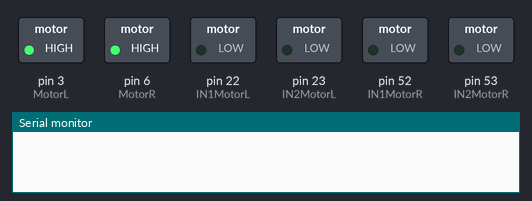
Bench run of a sketch on a simulated Arduino Mega 2560, built with avr-gcc and run on an emulated ATmega2560. On the bench: switched loads named in the sketch (green lamp = pin HIGH), the last lines printed to the serial monitor.

Above: at 0.1 s.
At 5.1 s:
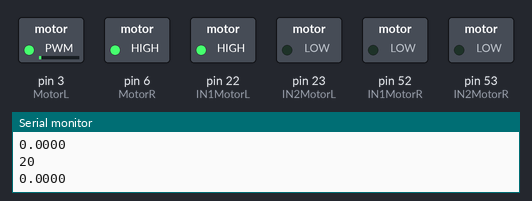
Timing chart, 0 to 16.5 s (numbered marks = the images above):
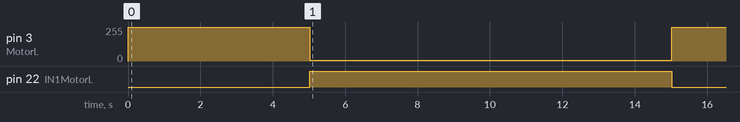

Measured:
- by itself, pin 3 (MotorL): 255/255 → 6/255 at 5.0 s, → 255/255 10.0 s later
- by itself, pin 22 (IN1MotorL): LOW → HIGH at 5.0 s, → LOW 10.0 s later

The sketch:

CaracterisationVitessePWM.ino
```cpp
/**
 *    \file caraterisationVitesseMoteur.ino
 *    \brief test des drivers, test des encodeurs
 *
 *    \author Arthur Duytschaever et Nicolas Sobczak
 *    \date Février 2017
 */
//_______________________________________________________________________________________________________
/* ======================================================================================================
 *      Include
 * ======================================================================================================
 */
#include <Arduino.h>

/* ======================================================================================================
 *      Variables globales
 * ======================================================================================================
 */
#define encoder0PinA_L 13   //encodeur gauche A
#define encoder0PinB_L 12   //encodeur gauche B
#define encoder0PinA_R 11   //encodeur droit A
#define encoder0PinB_R 10   //encodeur droit B

#define MotorR 6 // Attention sur Due PWM ou Pwm sont des keyword -> donc ne pas les utiliser pour des nom de variable
#define MotorL 3
#define IN1MotorR 52
#define IN2MotorR 53
#define IN1MotorL 22
#define IN2MotorL 23

#define diametreRoueCodeuse 0.05228 // 52,28mm
#define nombreTicksPour1TourDeRoue 2500

const float Pi = 3.14159;
const float perimetreRoueCodeuse = diametreRoueCodeuse*Pi;

unsigned int tick_codeuse_R = 0;   // Compteur de tick de la codeuse
unsigned int tick_codeuse_L = 0;   // Compteur de tick de la codeuse

// unsigned long pulseDuration;
// unsigned long totalDuration;
unsigned long testDuration;
unsigned long testStart;


/* ======================================================================================================
 *      Fonctions
 * ======================================================================================================
 */
/**
 * \fn void setup()
 * \brief fonction setup d'arduino
 */
void setup()
{
        Serial.begin(115200);     // Initialisation port COM
        pinMode(MotorR,OUTPUT);
        pinMode(MotorL,OUTPUT);
        pinMode(IN1MotorR,OUTPUT);
        pinMode(IN2MotorR,OUTPUT);
        pinMode(IN1MotorL,OUTPUT);
        pinMode(IN2MotorL,OUTPUT);

        pinMode(encoder0PinA_L, INPUT);
        pinMode(encoder0PinB_L, INPUT);
        pinMode(encoder0PinA_R, INPUT);
        pinMode(encoder0PinB_R, INPUT);

        attachInterrupt(encoder0PinA_L, compteur_tick_L, CHANGE);    // Interruption sur tick de la codeuse (interruption 0 = pin2 arduino mega)

        /*
           === Remarques ===
           Pour changer le pwm: 0 -> 255
           100% = 0
           75% = 63
           50% = 127
           25% = 191
           0% = 255
         */
        //Moteur droit
        analogWrite(MotorL,255);
        analogWrite(MotorR,255);
        digitalWrite(IN1MotorR, LOW);
        digitalWrite(IN2MotorR, LOW);
        digitalWrite(IN1MotorL, LOW);
        digitalWrite(IN2MotorL, LOW);
        analogWrite(MotorL,255);
        analogWrite(MotorR,255);

        testDuration = millis();
        testStart = millis();

}


/**
 * \fn void loop()
 * \brief fonction loop d'arduino
 */
void loop()
{

        //fréquence de mesure de 50Hz
        if (millis() - testDuration >= 20) {
                //Attente de 2" avant le début
                if ((millis() - testStart > 5000) && (millis() - testStart < 15000)) {
                          //Moteur droit
                        digitalWrite(IN1MotorR, LOW);
                        digitalWrite(IN2MotorR, LOW);
                        digitalWrite(IN1MotorL, HIGH);
                        digitalWrite(IN2MotorL, LOW);
                        analogWrite(MotorL,6);
                        analogWrite(MotorR,255);
                        //Serial.print("\t testDuration : \t " );
                        Serial.println(millis() - testDuration);
                        // //Serial.print("\t tick_codeuse_L : \t");
                        // Serial.println(tick_codeuse_L);
                        // // Serial.print("\t testDuration : \t");
                        // Serial.println(testDuration);
                        // ne pas oublier de change l'encoder L ou R
                        printDouble(calculVitesse(tick_codeuse_L, millis() - testDuration), 1000000);
                }
                else if (millis() > 15000) {
                        endTest();
                }
                testDuration = millis();
                tick_codeuse_L = 0;
        }
}


/**
 * \fn void compteur_tick_R()
 * \brief Interruption sur tick de la codeuse right
 */
void compteur_tick_R()
{
        tick_codeuse_R++; // On incrémente le nombre de tick de la codeuse
}


/**
 * \fn void compteur_tick_L()
 * \brief Interruption sur tick de la codeuse left
 */
void compteur_tick_L()
{
        tick_codeuse_L++; // On incrémente le nombre de tick de la codeuse
}


/**
 * \fn calculVitesse
 * \param unsigned int tick_codeuse, unsigned long duration
 * \brief calcule la vitesse instantannée
 * \return unsigned long vitesse
 */
double calculVitesse(unsigned int tick_codeuse, unsigned long duration)
{
        double nombre_tours = (double) tick_codeuse / (double) nombreTicksPour1TourDeRoue;
        double tour_par_seconde = ((double)nombre_tours/(double)duration)*1000;

        return (double)perimetreRoueCodeuse * tour_par_seconde;
}


void printDouble( double val, unsigned int precision){
// prints val with number of decimal places determine by precision
// NOTE: precision is 1 followed by the number of zeros for the desired number of decimial places
// example: printDouble( 3.1415, 100); // prints 3.14 (two decimal places)

        Serial.print (int(val)); //prints the int part
        Serial.print("."); // print the decimal point
        unsigned int frac;
        if(val >= 0)
                frac = (val - int(val)) * precision;
        else
                frac = (int(val)- val ) * precision;
        int frac1 = frac;
        while( frac1 /= 10 )
                precision /= 10;
        precision /= 10;
        while(  precision /= 10)
                Serial.print("0");

        Serial.println(frac,DEC);
}


void endTest()
{
        analogWrite(MotorL,255);
        analogWrite(MotorR,255);
        digitalWrite(IN1MotorR, LOW);
        digitalWrite(IN2MotorR, LOW);
        digitalWrite(IN1MotorL, LOW);
        digitalWrite(IN2MotorL, LOW);
        analogWrite(MotorL,255);
        analogWrite(MotorR,255);
}


/**
 * \fn void testDriver()
 * \brief fonction qui teste qui les drivers fonctionnent correctement
 */
void testDriver()
{
        //Moteur gauche
        analogWrite(MotorL,255);
        analogWrite(MotorR,255);
        Serial.print("On moteuL gauche \t 1");
        digitalWrite(IN1MotorR, LOW);
        digitalWrite(IN2MotorR, LOW);
        digitalWrite(IN1MotorL, HIGH);
        digitalWrite(IN2MotorL, LOW);
        Serial.print("\t 2");
        analogWrite(MotorL,100);
        analogWrite(MotorR,255);
        Serial.print("\t 3");
        delay(3000);
        Serial.println("\t 4");

        //Moteur droit
        analogWrite(MotorL,255);
        analogWrite(MotorR,255);
        Serial.print("On moteuL droit \t 1");
        digitalWrite(IN1MotorR, HIGH);
        digitalWrite(IN2MotorR, LOW);
        digitalWrite(IN1MotorL, LOW);
        digitalWrite(IN2MotorL, LOW);
        Serial.print("\t 2");
        analogWrite(MotorL,255);
        analogWrite(MotorR,100);
        Serial.print("\t 3");
        delay(3000);
        Serial.println("\t 4");

        //2 moteurs
        analogWrite(MotorL,255);
        analogWrite(MotorR,255);
        Serial.print("On 2 moteurs \t 1");
        digitalWrite(IN1MotorR, HIGH);
        digitalWrite(IN2MotorR, LOW);
        digitalWrite(IN1MotorL, HIGH);
        digitalWrite(IN2MotorL, LOW);
        Serial.print("\t 2");
        analogWrite(MotorL,100);
        analogWrite(MotorR,100);
        Serial.print("\t 3");
        delay(3000);
        Serial.println("\t 4");


        //Moteur droit
        analogWrite(MotorL,255);
        analogWrite(MotorR,255);
        Serial.print("On moteuL droit \t 1");
        digitalWrite(IN1MotorR, HIGH);
        digitalWrite(IN2MotorR, LOW);
        digitalWrite(IN1MotorL, LOW);
        digitalWrite(IN2MotorL, LOW);
        Serial.print("\t 2");
        analogWrite(MotorL,255);
        analogWrite(MotorR,100);
        Serial.print("\t 3");
        delay(3000);
        Serial.println("\t 4");

        //Moteur gauche
        analogWrite(MotorL,255);
        analogWrite(MotorR,255);
        Serial.print("On moteuL gauche \t 1");
        digitalWrite(IN1MotorR, LOW);
        digitalWrite(IN2MotorR, LOW);
        digitalWrite(IN1MotorL, HIGH);
        digitalWrite(IN2MotorL, LOW);
        Serial.print("\t 2");
        analogWrite(MotorL,100);
        analogWrite(MotorR,255);
        Serial.print("\t 3");
        delay(3000);
        Serial.println("\t 4");

        //2 moteurs
        analogWrite(MotorL,255);
        analogWrite(MotorR,255);
        Serial.print("On 2 moteurs \t 1");
        digitalWrite(IN1MotorR, HIGH);
        digitalWrite(IN2MotorR, LOW);
        digitalWrite(IN1MotorL, HIGH);
        digitalWrite(IN2MotorL, LOW);
        Serial.print("\t 2");
        analogWrite(MotorL,100);
        analogWrite(MotorR,100);
        Serial.print("\t 3");
        delay(3000);
        Serial.println("\t 4");
}
```
